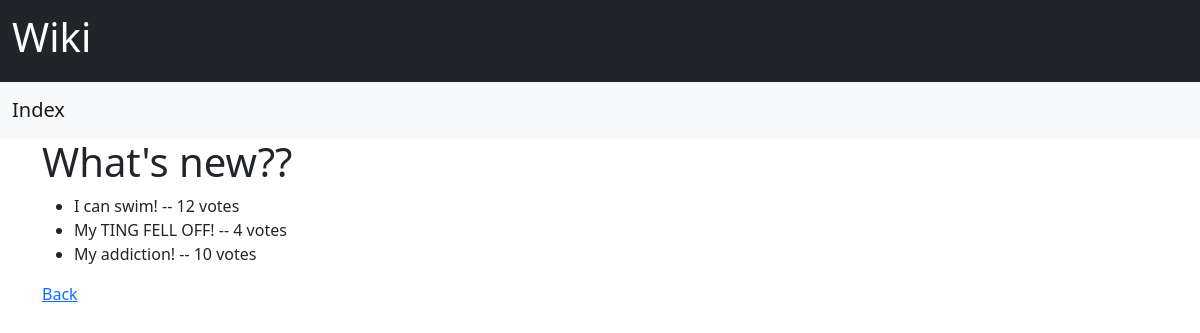
The app's page /polls/2/results/ with its own data.
### polls/models.py (models this page shows, shortened)
class Question(models.Model):
    question_text = models.CharField(max_length=200)
    pub_date = models.DateTimeField("date published")

class Choice(models.Model):
    question = models.ForeignKey(Question, on_delete=models.CASCADE)
    choice_text = models.CharField(max_length=200)
    votes = models.IntegerField(default=0)

### polls/views.py (the view)
# urls.py: path("<int:pk>/results/", views.ResultsView.as_view(), name="results"),
class ResultsView(generic.DetailView):
    model = Question
    template_name = "polls/results.html"

### polls/templates/polls/results.html (shortened to what this page needs)
{% extends 'polls/base.html' %}
{% block results %}
    <h1>{{ question.question_text }}</h1>
    <ul class="pollResultsContainer">
        {% for choice in question.choice_set.all %}
            <li>{{ choice.choice_text }} -- {{ choice.votes }} vote{{ choice.votes|pluralize }}</li>
        {% endfor %}
    </ul>
<a href="{% url 'polls:detail' question.id %}">Back</a>
{% endblock results %}

### records on screen
Question: question_text "What's new??"
Choice: choice_text "I can swim!", votes "12"
Choice: choice_text "My TING FELL OFF!", votes "4"
Choice: choice_text "My addiction!", votes "10"
